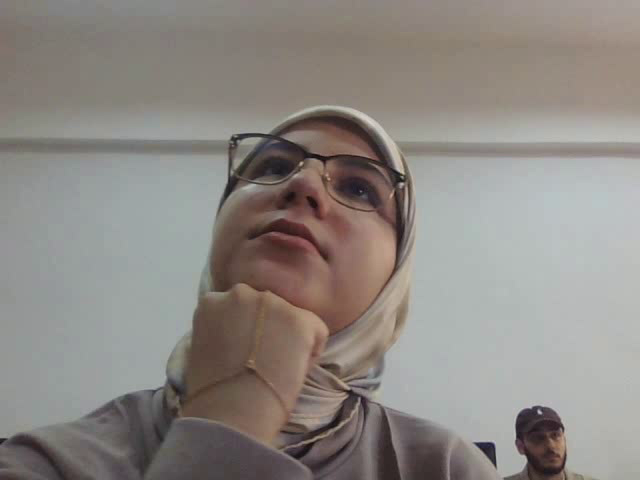
#> input picture frame 12 of TP8/output_out4.avi, 640 x 480 px, given in place of output_out3.avi, which was not available
$ python tp8_traitement.py
#> lines starting #> are read from the running program, lines starting #| are printed output that depends on the picture
import cv2
import numpy as np
import time
cap = cv2.VideoCapture("TP8/output_out3.avi")
frame_width = int(cap.get(3))
frame_height = int(cap.get(4))
fourcc = cv2.VideoWriter_fourcc('X','V','I','D')

out = cv2.VideoWriter('TP8/output_out4.avi',fourcc,25,(frame_width, frame_height))

if not cap.isOpened():
  print("error capture")
  exit(0)
while(cap.isOpened()):
  ret, frame= cap.read()
#> frame is the input picture: shape (480, 640, 3); mean B, G, R 131.6, 136.3, 141.6
  t_start = time.time()
  if not ret :
    print("error read frame")
    break

  frame= cv2.flip(frame,1)
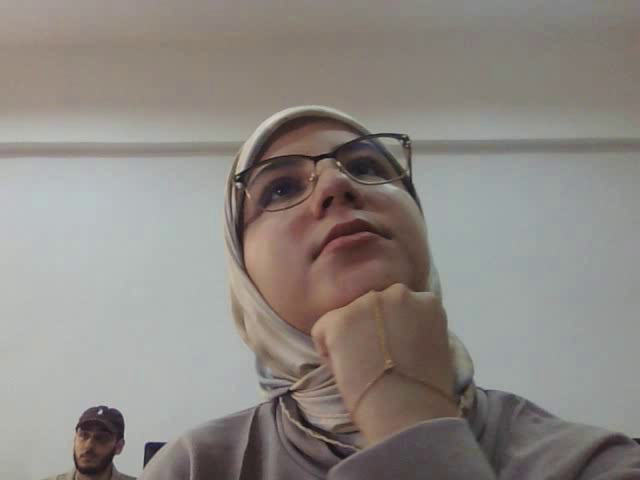
#> frame: shape (480, 640, 3); mean B, G, R 131.6, 136.3, 141.6
  out.write(frame)
  cv2.imshow("image",frame)
  # if cv2.waitKey(50) & 0xFF == ord('q'):
  #   break
  while((1/(time.time()-t_start)) > 25): # 25 is time of sampling (25images per second)
    # cv2.waitKey(0)
    pass
  if cv2.waitKey(1) & 0xFF == ord('q'):
#> (key q is pressed here)
    break
  print("time:", 1/(time.time()-t_start)) # temps d'échantillonage

out.release()
cap.release()
cv2.destroyAllWindows()

$ run again, starting later in the video
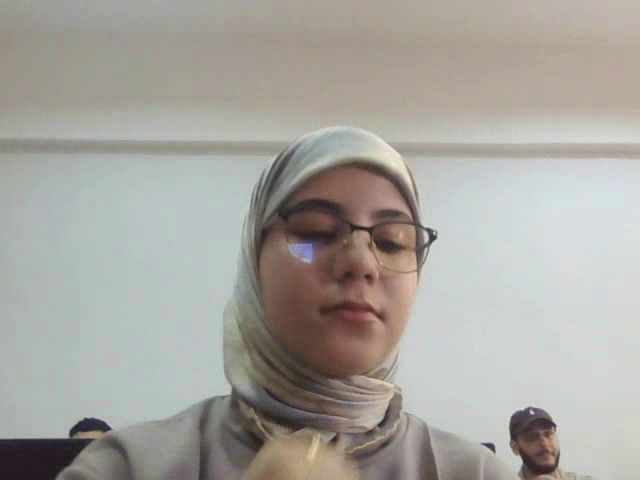
#> input picture frame 55 of TP8/output_out4.avi, 640 x 480 px, given in place of output_out3.avi, which was not available
#> frame is the input picture: shape (480, 640, 3); mean B, G, R 159, 164.9, 167.3
#> `frame= cv2.flip(frame,1)`:
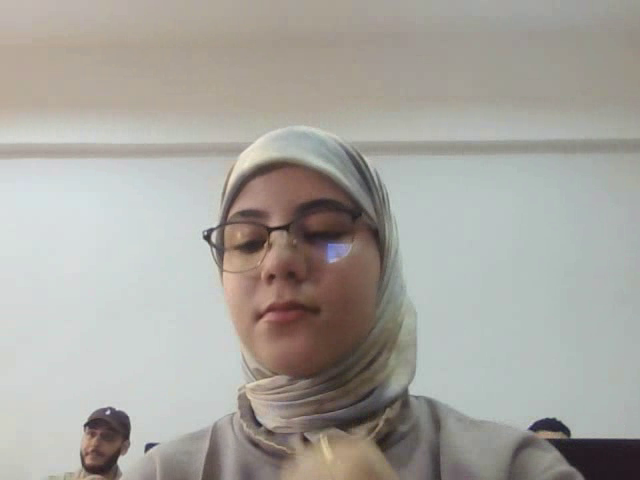
#> frame: shape (480, 640, 3); mean B, G, R 159, 164.9, 167.3

$ run again, starting later in the video
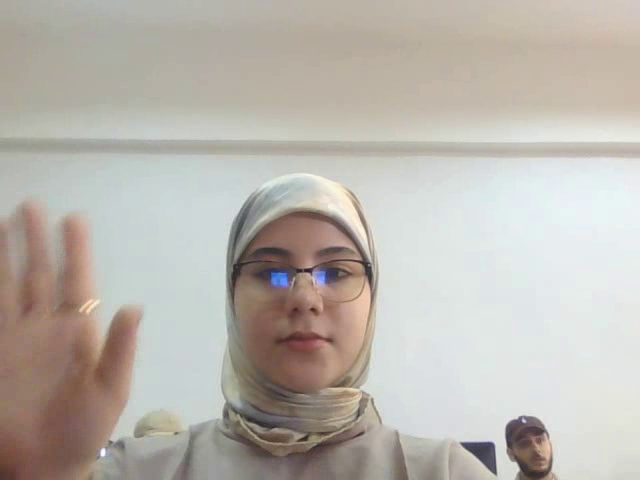
#> input picture frame 99 of TP8/output_out4.avi, 640 x 480 px, given in place of output_out3.avi, which was not available
#> frame is the input picture: shape (480, 640, 3); mean B, G, R 174.3, 181.5, 186.6
#> `frame= cv2.flip(frame,1)`:
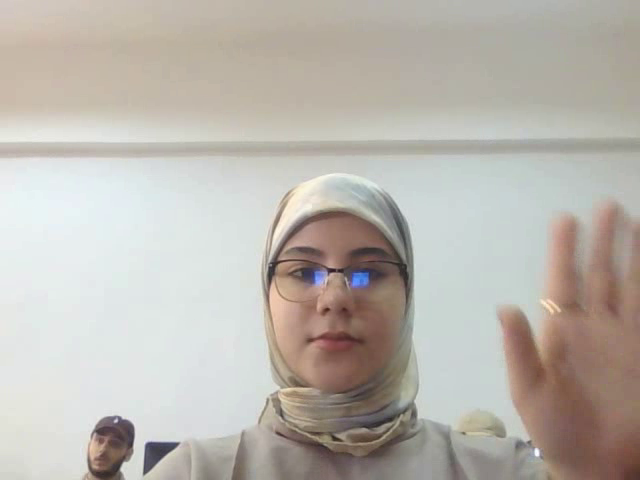
#> frame: shape (480, 640, 3); mean B, G, R 174.3, 181.5, 186.6
